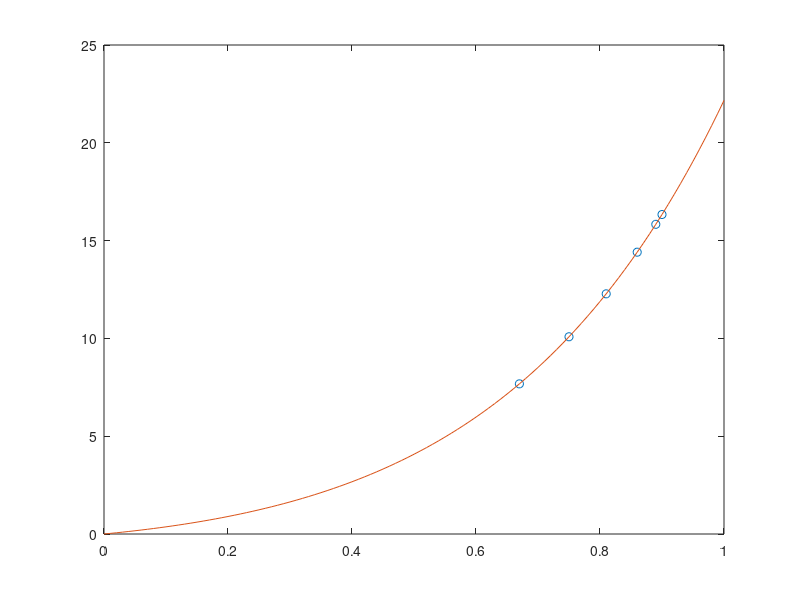

Write the MATLAB code that produced this figure.
x=[90 86 67 89 81 75];
y=[62 45 40 55 64 53];

%a)
figure;plot(x,y);
%No, no parece que haya relacion lineal

%% b)
close all;
x=[90 86 67 89 81 75];
y=[62 45 40 55 64 53];
x=x';
y=y';
Sxx=sum(x.^2);
Sx=sum(x);
Sxy=sum(x.*y);
Sy=sum(y);
A=[Sxx Sx; Sx length(x)];
B=[Sxy;Sy];
sol=A\B
 plot(x,y,'o');hold on;
axis([0 100 0 100]);
xr=[0 100];
yr=[sol(2) sol(1)*100+sol(2)];%sol(1) es a y sol(2) b
%sol(2) cuando x=0 y la siguiente cuando x=10
plot(xr,yr);hold off;
E=sum((y-(sol(1)*x+sol(2))).^2)

%% c)
x=[90 86 89 81 75];
y=[62 45 55 64 53];

x=x';
y=y';
Sxx=sum(x.^2);
Sx=sum(x);
Sxy=sum(x.*y);
Sy=sum(y);

A=[Sxx Sx; Sx length(x)];
B=[Sxy;Sy];
sol=A\B
plot(x,y,'o');hold on;
axis([0 100 0 100]);
xr=[0 100];
yr=[sol(2) sol(1)*100+sol(2)];
plot(xr,xr);hold off;
E=sum((y-(sol(1)*x+sol(2))).^2)
%El error disminuye un poco

%% d)
x=[90 86 67 89 81 75];
y=[62 45 40 55 64 53];

w=sol(1)+88*sol(2)

%% e) Paso

%% f)
x=[90 86 67 89 81 75];
y=[62 45 40 55 64 53];
x=x';
y=y';
A=[x.^2 x ones(size(x))];
sol=inv(A'*A)*A'*y % pinv(A)*y
r=y-A*sol;
E=r'*r

%% g
x=[90 86 67 89 81 75];
y=[62 45 40 55 64 53];

x=x';
y=y';
A=[x.^3 x.^2 x ones(size(x))];
sol=pinv(A)*y
r=y-A*sol;
E=r'*r

%% h
close all
x=[90 86 67 89 81 75];
y=[62 45 40 55 64 53];

x=x';
y=y';

y=1./(y.*y);
yp=log(y);

A=[x ones(size(x))];
sol=pinv(A)*yp;
B=sol(1);C=sol(2);
A=exp(C);
plot(x,y,'o');hold on;
x=linspace(min(x),max(x));
plot(x,A*exp(-B*x),'r');hold off;

%% i)

x=[90 86 67 89 81 75];

x=x';

x2=x/100;
y2=3*x2.*exp(2*x2);
yp=log(y2./x2);%% IMPortante
A=[x2 ones(size(x2))];
sol=pinv(A)*yp;%importante
A=sol(1)
B=sol(2);
C=exp(B)
plot(x2,y2,'o');hold on;
x=0:0.01:1;
plot(x,C*x.*exp(A*x));hold off;


%% 